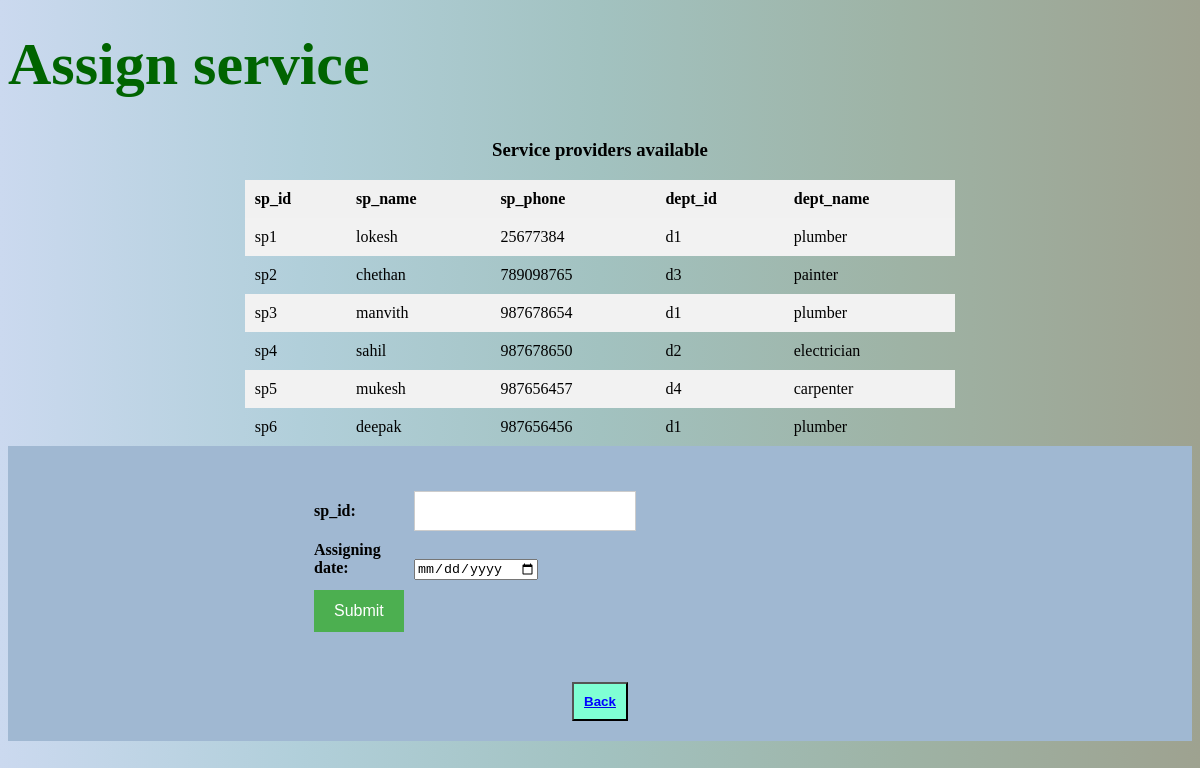
The app's page /admin/assign.php with its own data.
### tables this page shows
CREATE TABLE `service_provider` (
  `sp_id` varchar(10) NOT NULL,
  `sp_name` varchar(10) NOT NULL,
  `sp_phone` int(10) NOT NULL,
  `dept_id` varchar(10) NOT NULL
);

CREATE TABLE `department` (
  `dept_id` varchar(10) NOT NULL,
  `dept_name` varchar(20) NOT NULL
);

### admin/assign.php (the view, shortened to what this page needs)
<!DOCTYPE html>
<html lang="en">
<head>
    <link rel="stylesheet" href="services.css" />
</head>
<body>
<div class="nav">
    <h1>Assign service</h1>
</div>
    <h3 class="yoyo">Service providers available</h1>
     <?php
     include('connection.php');
    $sql = "SELECT A.*,B.dept_name FROM service_provider A ,department B where A.dept_id=B.dept_id";
    $result = $conn->query($sql);
    if ($result->num_rows > 0) {
        echo "<table>";
        echo "<tr>";
        echo "<th >sp_id</th>";
        echo "<th>sp_name</th>";
        echo "<th >sp_phone</th>";
        echo "<th >dept_id</th>";
        echo "<th >dept_name</th>";
        echo "</tr>";
        while ($row = $result->fetch_assoc()) {
            echo "<tr>";
            echo "<td>" . $row["sp_id"] . "</td>";
            echo "<td>" . $row["sp_name"] . "</td>";
            echo "<td>" . $row["sp_phone"] . "</td>";
            echo "<td>" . $row["dept_id"] . "</td>";
            echo "<td>" . $row["dept_name"] . "</td>";
            echo "</tr>";
        }
        echo "</table>";
    } else {
        echo "0 results";
    }
    ?>
    <div class="main-content1">
        <div id="body2">
            <div class="entry">
                <form method="POST" action="">
                    <div class="top"><label>sp_id:</label><input type="text" name="sp_id"></div>
                    <div class="top"><label>Assigning date:</label><input type="date" name="date"></div>
                    <div class="top"><input type="submit" name="add"></div>
                </form>
            </div>
            <a href="apage.php" class="container"><button>Back</button></a>
</body>
</html>

### admin/services.css (style rules this page uses)
body { background-image: linear-gradient(to right, #cbd9ef, #b1cfda, #a2c2c0, #9eb3a5, #9ea290); }
#body2 { background-color: #a0b8d2; padding: 20px; }
form { width: 50%; margin: 0 auto; }
form .top { margin-bottom: 10px; }
form label { display: inline-block; width: 100px; font-weight: bold; }
form input[type="text"] { width: 200px; padding: 10px; font-size: 16px; border: 1px solid #ccc; }
form input[type="submit"] { background-color: #4CAF50; color: white; padding: 12px 20px; border: none; cursor: pointer; font-size: 16px; }
table { width: 80%; margin: 0 auto; text-align: center; }
table th { background-color: #f1f1f1; padding: 10px; }
table td { padding: 10px; }
h1 { color:darkgreen; padding: 0; margin-top: 30px; font-size: 60px; }
.main-content1 { margin:auto; }

### admin/assign.php (style rules this page uses)
table { border-collapse: collapse; width: 60%; margin: auto; }
th, td { text-align: left; padding: 8px; }
th { background-color: #f2f2f2; }
tr:nth-child(even) { background-color: #f2f2f2; }
h3 { display: flex; justify-content: center; }
a.container { margin-top: 50px; display: flex; justify-content: center; outline: none; }
button { padding: 10px; text-align:center; background-color: aquamarine; color:blue; font-weight: bold; }

### records on screen
service_provider: sp_id "sp1", sp_name "lokesh", sp_phone "25677384", dept "d1", dept.dept_name "plumber"
service_provider: sp_id "sp2", sp_name "chethan", sp_phone "789098765", dept "d3", dept.dept_name "painter"
service_provider: sp_id "sp3", sp_name "manvith", sp_phone "987678654", dept "d1", dept.dept_name "plumber"
service_provider: sp_id "sp4", sp_name "sahil", sp_phone "987678650", dept "d2", dept.dept_name "electrician"
service_provider: sp_id "sp5", sp_name "mukesh", sp_phone "987656457", dept "d4", dept.dept_name "carpenter"
service_provider: sp_id "sp6", sp_name "deepak", sp_phone "987656456", dept "d1", dept.dept_name "plumber"
